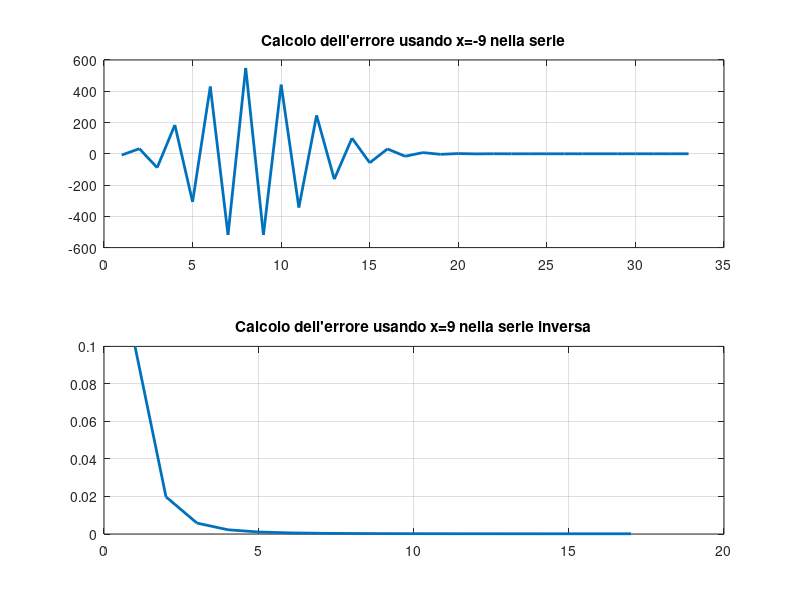

Write MATLAB code to recreate this figure.


% e^x = 1 + x^2/2! + x^3/3! + ....
% Calcolare e^-9 stabilizzando la 6 cifra dopo la virgola


x1 = [];
x2 = [];

err = 10^-6;

my_e1 = 1;
x = -9;
i = 1;
while ( abs(e^-9 - my_e1) > err )
 my_e1 = my_e1 + x^i/factorial(i);
 i = i+1;
 x1 = [ x1 , my_e1 ];
endwhile

e2 = 1;
my_e2 = 1;
x = 9;
i = 1;
while ( abs(e^-9 - my_e2) > err )
  e2 = e2 + x^i/factorial(i);
  my_e2 = 1/e2;
  i = i+1;
  x2 = [ x2, my_e2 ];
endwhile 
 




% Calcolo degli errori relativi
%  Calcolati sulla somma dei primi n termini


err_rel1 = [];
for i=1:size(x1)(2)
  err_rel1 = [ err_rel1 , abs(x1(i) - exp(-9))/exp(-9) ];
endfor

err_rel2 = [];
for i=1:size(x2)(2)
  err_rel2 = [ err_rel2 , abs(x2(i) - exp(-9))/exp(-9) ]; 
endfor


a1 = 1:size(x1)(2);
a2 = 1:size(x2)(2);

subplot(2,1,1)
plot(a1,x1,'linewidth',2);
grid on
title("Calcolo dell'errore usando x=-9 nella serie");

subplot(2,1,2)
plot(a2,x2,'linewidth',2);
grid on
title("Calcolo dell'errore usando x=9 nella serie inversa");




